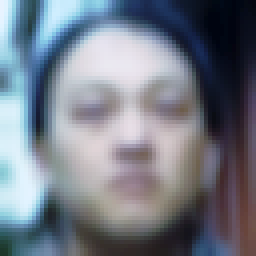
#> input picture figures/siamese/examples_for_mosaic/example_transforms/example_transforms_0.png, 64 x 64 px, found by its file name (shown 4 times larger); its folder holds 4 pictures in this run
$ python create_mosaic.py
#> lines starting #> are read from the running program, lines starting #| are printed output that depends on the picture
# -*- coding: utf-8 -*-
"""
@author: vanthony715@gmail.com
"""
import os
from PIL import Image
import numpy as np

def create_mosaic(image_paths, rows, cols):
    # Load images
#> called with rows = 4, cols = 4
    images = [Image.open(path) for path in image_paths]
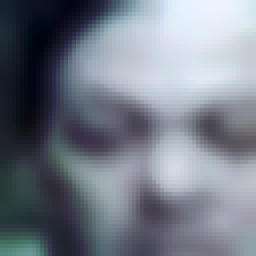
#> input picture figures/siamese/examples_for_mosaic/example_transforms/example_transforms_1.png, 64 x 64 px, found by its file name (shown 4 times larger)
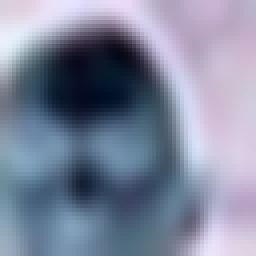
#> input picture figures/siamese/examples_for_mosaic/example_transforms/example_transforms_10.png, 64 x 64 px, found by its file name (shown 4 times larger)
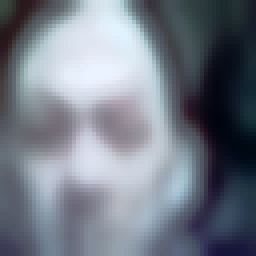
#> input picture figures/siamese/examples_for_mosaic/example_transforms/example_transforms_11.png, 64 x 64 px, found by its file name (shown 4 times larger)
#> images = 4 items
    images = [i.resize((64, 64)) for i in images]

    # Assume all images are the same size
    width, height = images[0].size
#> width = 64; height = 64

    # Create a blank canvas for the mosaic
    mosaic = Image.new('RGB', (cols * width, rows * height))
#> mosaic: PIL image 256x256 RGB; every value is 0

    # Paste images into the mosaic
    for idx, image in enumerate(images):

        x = idx % cols * width
        y = idx // cols * height
        mosaic.paste(image, (x, y))
#> this loop made 4 passes
#> x on passes 1 to 4: 0, 64, 128, 192
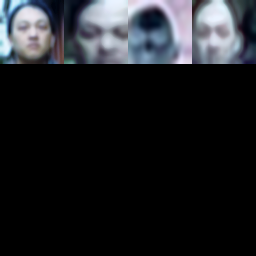
#> mosaic: PIL image 256x256 RGB; mean R, G, B 29.8, 31.6, 35.2

    return mosaic

if __name__== "__main__":
    ##define datapath
    datapath1 = "C:/Users/vanth/OneDrive/Desktop/JHUClasses/"
    datapath2 = "cv_deep_learning/final/figures/siamese/examples_for_mosaic/example_transforms/"
    datapath0 = datapath1 + datapath2

    # List of image paths
    image_paths = os.listdir(datapath0)
    image_paths = [datapath0 + i for i in image_paths]
    rows, cols = 4, 4  # Example for a 2x2 grid

    # Create and show the mosaic
    mosaic = create_mosaic(image_paths, rows, cols)
    mosaic.show()  # This will open the mosaic image
    mosaic.save('./transforms_mosaic.png')
